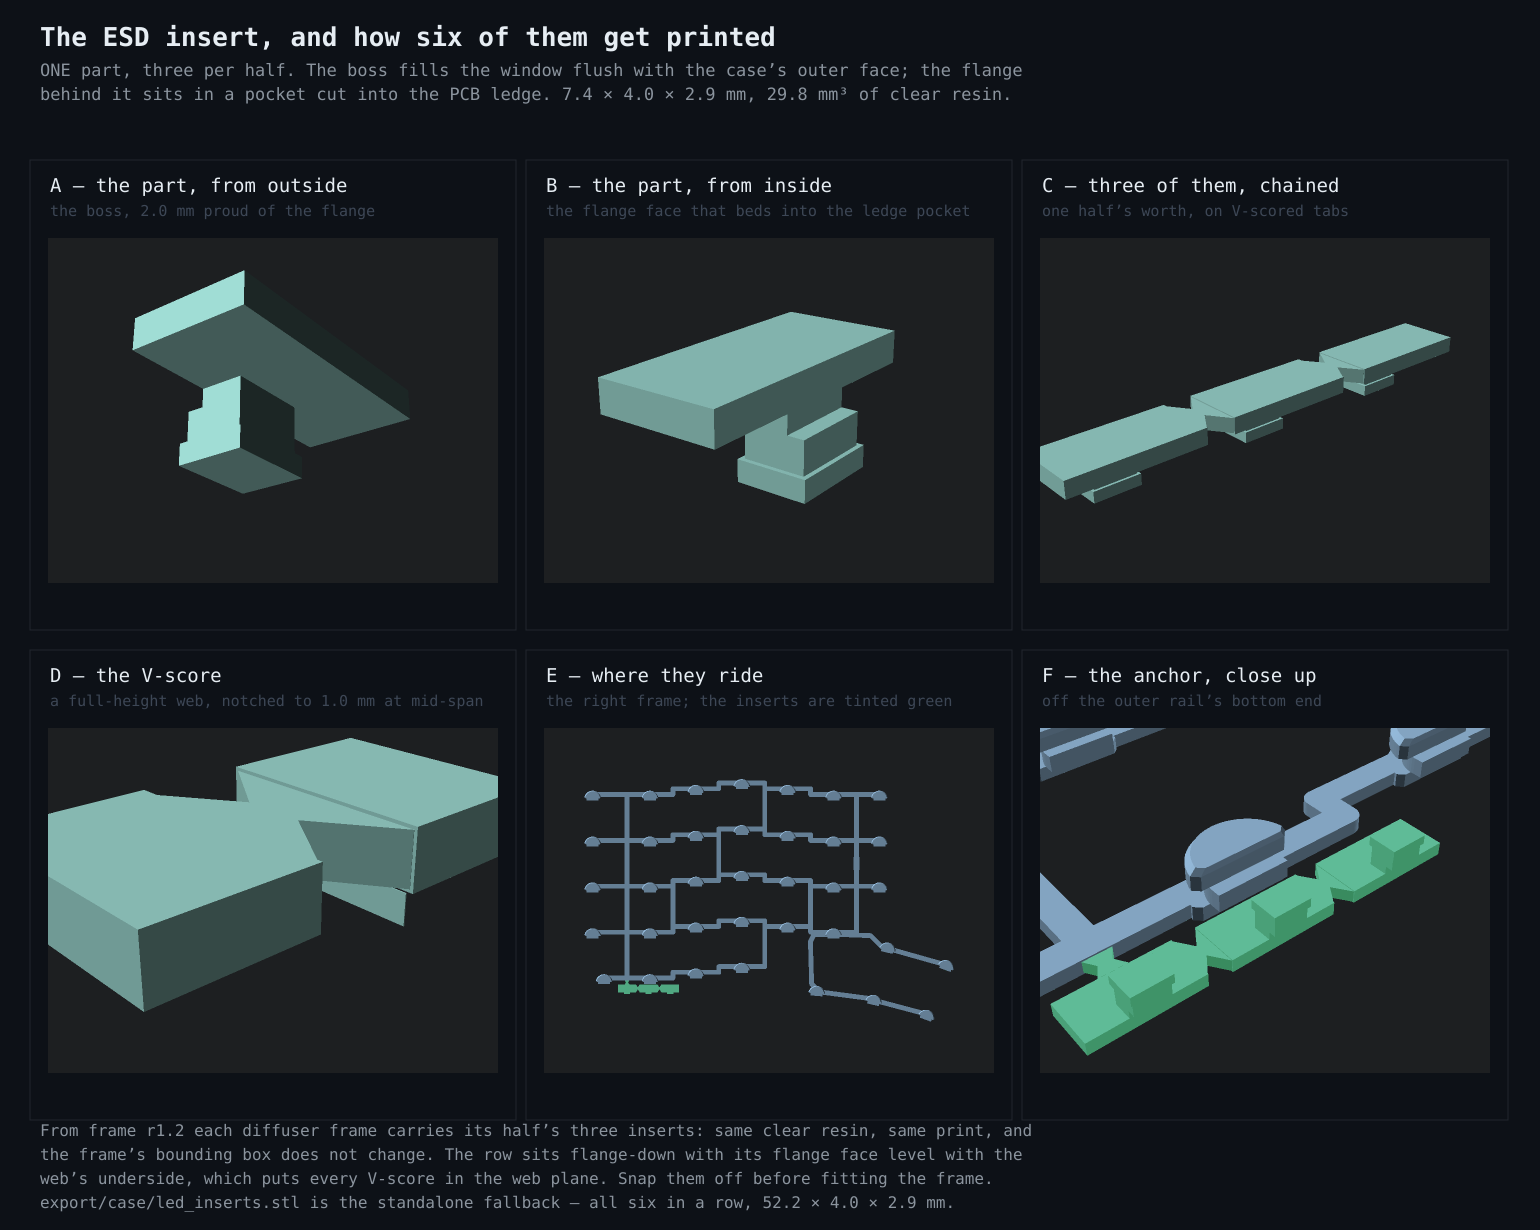

Write Python code to recreate this figure.
import sys, subprocess, os
REPO = subprocess.run(['git','rev-parse','--show-toplevel'], cwd='/home/user/PolyKybd',
                      capture_output=True, text=True, check=True).stdout.strip()
sys.path.insert(0, f'{REPO}/.claude/skills/explain-geometry-figure')
from figlib import Fig, C

# Six 900x690 OpenSCAD renders. Build artefacts, not committed - point RENDERS at
# wherever they were made. Each part is translated to the origin first; the frame
# panels are tinted where the full frame differs from one built without
# _inserts(), since OpenSCAD drops colour() under --render=cgal. Cameras:
#   pA insert -16,-12, 9,0,0,1.45     pB insert  16, 12, 9,0,0,1.45
#   pC chain  -14,-26,16,8.5,0,1.45   pD score   -3.2,-4.4,2.6,3.9,0,1.45
#   pE frame  top, CENTRE=1.3,8.6,0 DIST=520
#   pF corner -34,-48,30,-50,-26,0
S = os.environ.get('RENDERS', '/tmp/led-renders')

f = Fig(1540, 1230)
f.title('The ESD insert, and how six of them get printed',
        'ONE part, three per half. The boss fills the window flush with the case’s outer face; the flange',
        'behind it sits in a pocket cut into the PCB ledge. 7.4 × 4.0 × 2.9 mm, 29.8 mm³ of clear resin.')

PW, PH = 486, 470
IW, IH = 450, 345
def put(col, row, img, label, note=''):
    px, py = 30 + col * 496, 160 + row * 490
    f.panel(px, py, PW, PH, label, note)
    f.image(f'{S}/{img}', px + 18, py + 78, IW, IH, clip=(px, py, PW, PH))

put(0, 0, 'pA.png', 'A — the part, from outside',
    'the boss, 2.0 mm proud of the flange')
put(1, 0, 'pB.png', 'B — the part, from inside',
    'the flange face that beds into the ledge pocket')
put(2, 0, 'pC.png', 'C — three of them, chained',
    'one half’s worth, on V-scored tabs')
put(0, 1, 'pD.png', 'D — the V-score',
    'a full-height web, notched to 1.0 mm at mid-span')
put(1, 1, 'pE.png', 'E — where they ride',
    'the right frame; the inserts are tinted green')
put(2, 1, 'pF.png', 'F — the anchor, close up',
    'off the outer rail’s bottom end')

f.footer('From frame r1.2 each diffuser frame carries its half’s three inserts: same clear resin, same print, and',
         'the frame’s bounding box does not change. The row sits flange-down with its flange face level with the',
         'web’s underside, which puts every V-score in the web plane. Snap them off before fitting the frame.',
         'export/case/led_inserts.stl is the standalone fallback — all six in a row, 52.2 × 4.0 × 2.9 mm.')
f.save(f'{REPO}/RoHS/led-insert-parts.svg'); f.png()
print('ok')
